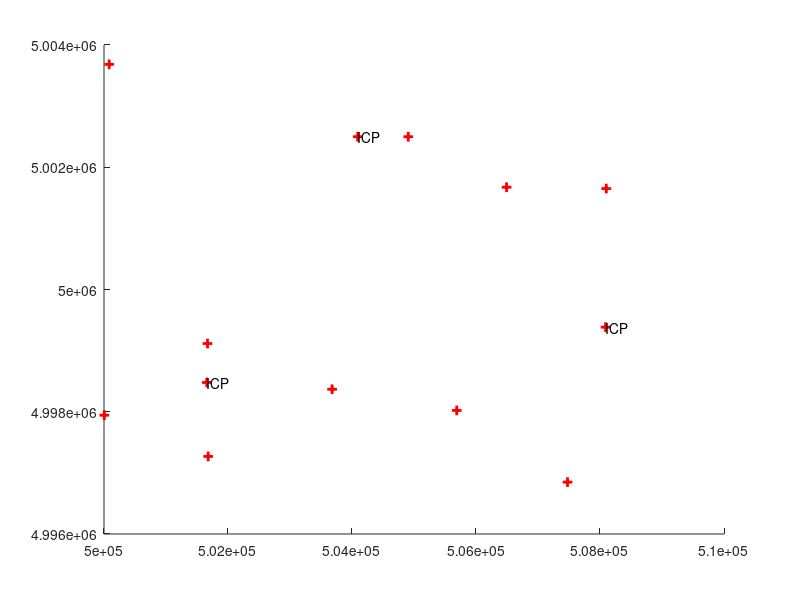
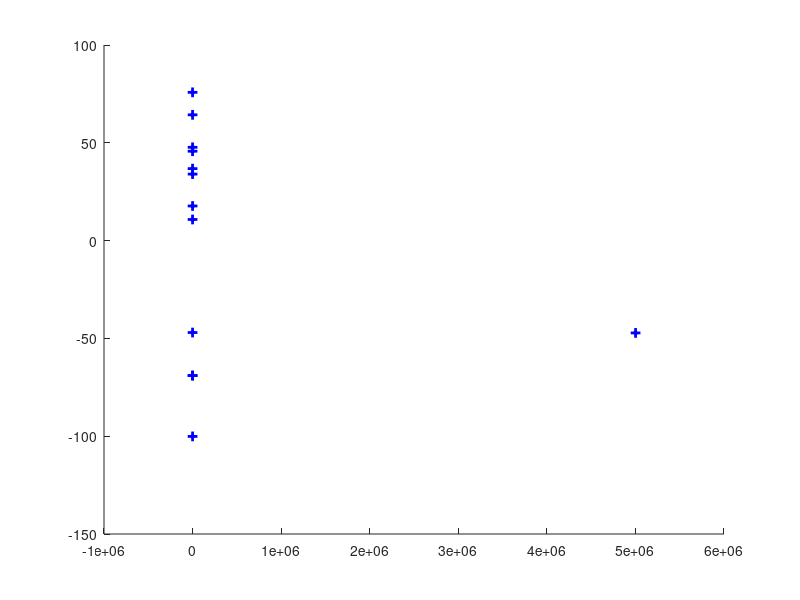

The MATLAB script that drew these images, in order: (Note: this script raises an error after producing the figures.)
clear all;close all;clc
%%
U1 = 103 ;
V1 = -100.1 ;
U2 = 0.8 ;
V2 = -69 ;
U3 = -20 ;
V3 = -69 ;
U4 = -60 ;
V4 = -47 ;
U5 = -102 ;
V5 = -47.2 ;
U6 = -101.7 ;
V6 = 10.8 ;
U7 = -86 ;
V7 = 75.8 ;
U8 = -40 ;
V8 = 45.7 ;
U9 = 11 ;
V9 = 36.8 ;
U10 = 63 ;
V10= 34 ;
U11 = 63 ;
V11 = 17.7 ;
U12 = 63 ;
V12 = 64.3 ;
U13 = 106 ;
V13 = 47.7 ;

X1 = 500083.4 ;
Y1 = 5003683.5;
X2 = 504092.3 ;
Y2 = 5002499.5;
X3 = 504907.5;
Y3 = 5002499.5;
X4 = 506493.3;
Y4 = 5001673.5;
X5 = 508101.3;
Y5 = 5001651 ;
X6 = 508090.1;
Y6 = 4999384;
X7 = 507475.9;
Y7 = 4996849;
X8 = 505689.2;
Y8 = 4998022;
X9 = 503679.2;
Y9 = 4998368;
X10 = 501657.9;
Y10= 4998479.5;
X11 = 501669.1;
Y11 = 4999116;
X12 = 501680.3;
Y12 = 4997269 ;
X13 = 500005.3;
Y13 = 4997943.5;

U=[U1;U2;U3;U4;Y5;U6;U7;U8;U9;U10;U11;12;U13];
V=[V1;V2;V3;V4;V5;V6;V7;V8;V9;V10;V11;V12;V13];
X=[X1;X2;X3;X4;X5;X6;X7;X8;X9;X10;X11;X12;X13];
Y=[Y1;Y2;Y3;Y4;Y5;Y6;Y7;Y8;Y9;Y10;Y11;Y12;Y13];

UG=[U1;U3;U4;Y5;U7;U8;U9;U11;12;U13];
VG=[V1;V3;V4;V5;V7;V8;V9;V11;V12;V13];
XG=[X1;X3;X4;X5;X7;X8;X9;X11;X12;X13];
YG=[Y1;Y3;Y4;Y5;Y7;Y8;Y9;Y11;Y12;Y13];

UI=[U2;U6;U10];
VI=[V2;V6;V10];
XI=[X2;X6;X10];
YI=[Y2;Y6;Y10];

%By using from AUTOCAD we picked point 2 & 6 &10 as ICPs 
%%
%plot the points
hold on
for i=1:13
    x=X(i);
    y=Y(i);
    plot(x,y,'rs','LineWidth',5,'MarkerSize',2);
    if (i==2 || i==6 || i==10)
        text(mean(x),mean(y)-1,'ICP');
    end
end
figure();
hold on
for i=1:13
    u=U(i);
    v=V(i);
    plot(u,v,'bs','LineWidth',5,'MarkerSize',2);
    
end
%%
%
numberofpoint = length(UG);
numberofunknown1 = 6;
numberofunknown2 = 12;
numberofunknown3 = 20;
L = zeros( numberofpoint * 2, 1 );
L(1:2:end,1) =XG;
L(2:2:end,1) =YG;

A = zeros(numberofpoint *2, numberofunknown1);
for i=1:numberofpoint
    A(2*i-1,2) =UG(i);
    A(2*i,5) =UG(i);
    A(2*i-1,3) =VG(i);
    A(2*i,6) =VG(i);
    
end

xcap = inv(A' * A) * A' * L ;














%%
%TEKRARI
zg=[0,0,0,0];
z = fsolve(@affine4point,zg)
lambdaX=z(1);
lambdaY=z(2);
alpha=z(3);
teta=z(4);
Tx=xcap(5);
Ty=xcap(6);
format long g
disp(['the lambdaX is :',num2str(lambdaX)]);
disp(['the lambdaY is :',num2str(lambdaY)]);
disp(['the teta is :',num2str(teta)]);
disp(['the alpha is :',num2str(alpha)]);
disp(['the Tx is :',num2str(Tx)]);
disp(['the Ty is :',num2str(Ty)]);
disp('_____________________________________________________________________')
disp(['X = ',num2str(xcap(1)),' U + ',num2str(xcap(2)),' V + ',num2str(xcap(5))]);
disp(['Y = -',num2str(xcap(3)),' U + ',num2str(xcap(4)),' V + ',num2str(xcap(6))]);
disp('********************************************************************************************')
%-----------------------------------------------------------------------------------------------------------------------
%%
%Area1
areaP1 = (UA*VB+UB*VC+UC*VD+UD*VA)-(UB*VA+UC*VB+UD*VC+UA*VD);
areaP1 =abs(areaP1)/2;
areaG1 = (XA*YB+XB*YC+XC*YD+XD*YA)-(XB*YA+XC*YB+XD*YC+XA*YD);
areaG1 =abs(areaG1)/2;

figure();
plot(U,V);
text(mean(U),mean(V),'pic.CS');
figure();
plot(X,Y);
text(mean(X),mean(Y),'ground.CS');

%%
%length1
ABG = sqrt((XB-XA)^2+(YB-YA)^2)
BCG = sqrt((XC-XB)^2+(YC-YB)^2)
CDG = sqrt((XD-XC)^2+(YD-YC)^2)
DAG = sqrt((XA-XD)^2+(YA-YD)^2)
ABP= sqrt((UB-UA)^2+(VB-VA)^2)
BCP = sqrt((UC-UB)^2+(VC-VB)^2)
CDP = sqrt((UD-UC)^2+(VD-VC)^2)
DAP = sqrt((UA-UD)^2+(VA-VD)^2)
%comparing
X1A =xcap(1) * UA + xcap(2)*VA +xcap(5); 
Y1A =xcap(3) * UA + xcap(4)*VA +xcap(6);
X1B = xcap(1) * UB + xcap(2)*VB +xcap(5);
Y1B =xcap(3) * UB + xcap(4)*VB +xcap(6);
ABG2 = sqrt((X1B-X1A)^2+(Y1B-Y1A)^2);
%%
%ANGLE1
MGAB = ((YB-YA) /(XB-XA));
MGBC = ((YC-YB) /(XC-XB));
MGCD = ((YD-YC) /(XD-XC));
MGDA = ((YA-YD) /(XA-XD));
AG1 =180 - atand(abs((MGAB-MGDA)/(1+MGAB*MGDA)));
BG1 = atand(abs((MGBC-MGAB)/(1+MGBC*MGAB)));
CG1 = atand(abs((MGCD-MGBC)/(1+MGCD*MGBC)));
DG1 = atand(abs((MGDA-MGCD)/(1+MGDA*MGCD)));
MPAB = ((VB-VA) /(UB-UA));
MPBC = ((VC-VB) /(UC-UB));
MPCD = ((VD-VC) /(UD-UC));
MPDA = ((VA-VD) /(UA-UD));
AP1 = 180 - atand(abs((MPAB-MPDA)/(1+MPAB*MPDA)));
BP1 = atand(abs((MPBC-MPAB)/(1+MPBC*MPAB)));
CP1 = atand(abs((MPCD-MPBC)/(1+MPCD*MPBC)));
DP1 = atand(abs((MPDA-MPCD)/(1+MPCD*MPDA)));
